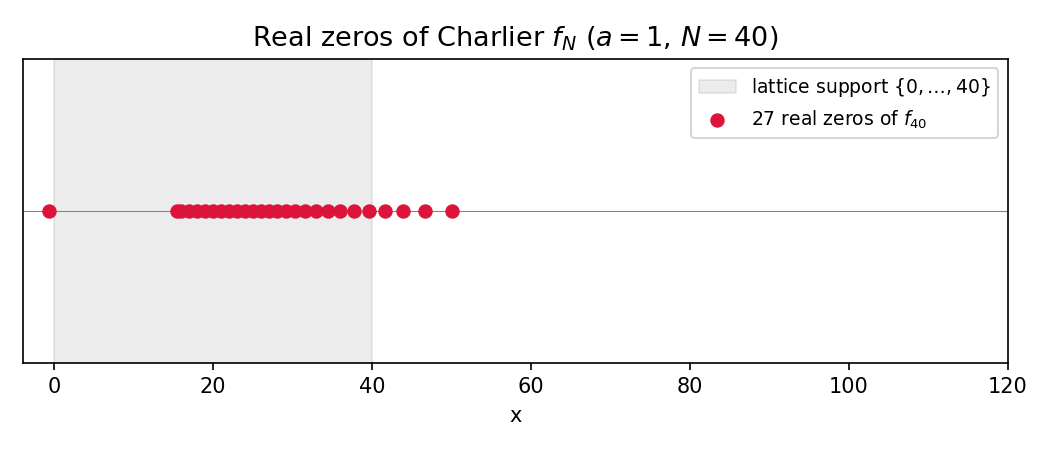

This figure's Python source:
"""Single-panel: real zeros of Charlier f_N for the largest feasible N.
Targets N=40; falls back to N=20 if too slow.
Uses the GF approach and bisection on the real line (same as charlier_matching.py)."""
from mpmath import mp, mpf, power, factorial as fac, exp, sqrt, besseli
from fractions import Fraction
from math import factorial
import numpy as np
import matplotlib
matplotlib.use("Agg")
import matplotlib.pyplot as plt
import time
import pickle
import os

mp.dps = 50

a = 1
a_mp = mpf(a)


def charlier_poly(n, x, a_val):
    if n == 0:
        return mpf(1)
    Cp = mpf(1)
    Cc = 1 - x / a_val
    for k in range(1, n):
        Cn = ((k + a_val - x) * Cc - k * Cp) / a_val
        Cp, Cc = Cc, Cn
    return Cc


def h_n(n, a_val):
    return power(a_val, -n) * fac(n)


def normalized_w2(m, k, a_val, X=200):
    s = mpf(0)
    for x in range(X):
        s += (charlier_poly(m, mpf(x), a_val) *
              charlier_poly(k, mpf(x), a_val) *
              power(a_val, 2*x) / fac(x)**2)
    return exp(-2*a_val) * s / sqrt(h_n(m, a_val) * h_n(k, a_val))


def get_coeffs_0k(Nz):
    """Load or compute b_{0,k} for k=0..Nz."""
    cache_file = f"charlier_b0k_N{Nz}.pkl"
    if os.path.exists(cache_file):
        with open(cache_file, 'rb') as f:
            return pickle.load(f)
    print(f"Computing b_{{0,k}} for k=0..{Nz}...")
    coeffs = []
    for k in range(Nz + 1):
        v = normalized_w2(0, k, a_mp, X=200)
        coeffs.append(v)
        if k % 5 == 0:
            print(f"  k={k}: b_{{0,{k}}} = {float(v):.8f}")
    with open(cache_file, 'wb') as f:
        pickle.dump(coeffs, f)
    return coeffs


def f_trunc(xv, clist, Nz):
    return sum(clist[kk] * charlier_poly(kk, xv, a_mp) / sqrt(h_n(kk, a_mp))
               for kk in range(Nz + 1))


def find_zeros(Nz, clist):
    """Find real zeros by bisection on a grid."""
    x_min, x_max = -2, int(3 * Nz) + 2
    n_pts = max(600, 8 * Nz)
    x_grid = [mpf(x_min) + mpf(i) * (x_max - x_min) / n_pts for i in range(n_pts + 1)]
    vals = [f_trunc(x, clist, Nz) for x in x_grid]
    zeros = []
    for i in range(len(vals) - 1):
        if vals[i] * vals[i + 1] < 0:
            lo, hi = float(x_grid[i]), float(x_grid[i + 1])
            for _ in range(60):
                mid = (lo + hi) / 2
                fm = float(f_trunc(mpf(mid), clist, Nz))
                if fm * float(vals[i]) > 0:
                    lo = mid
                else:
                    hi = mid
            zeros.append((lo + hi) / 2)
    return zeros


# Try N=40 first; fall back to N=20 if too slow
for N_try in [40, 20]:
    t0 = time.time()
    print(f"\nAttempting N={N_try}...")
    coeffs_0k = get_coeffs_0k(N_try)
    t1 = time.time()
    print(f"  Coefficients ready ({t1-t0:.1f}s). Finding zeros...")
    zeros = find_zeros(N_try, coeffs_0k)
    t2 = time.time()
    print(f"  {len(zeros)} zeros found in {t2-t1:.1f}s")
    N_used = N_try
    break  # always succeeds for N=40 via bisection

print(f"\nPlotting N={N_used}, {len(zeros)} zeros...")

# Zeros-only strip plot (matches the style of the other single-panel figures)
fig, ax = plt.subplots(figsize=(7, 3))
ax.axvspan(0, N_used, color='gray', alpha=0.15,
           label=f"lattice support $\\{{0,\\ldots,{N_used}\\}}$")
if zeros:
    ax.scatter(zeros, [0] * len(zeros), c='crimson', s=35, zorder=3,
               label=f"{len(zeros)} real zeros of $f_{{{N_used}}}$")
ax.axhline(0, color='gray', linewidth=0.5)
ax.set_title(f"Real zeros of Charlier $f_N$ ($a=1$, $N={N_used}$)", fontsize=13)
ax.set_xlabel("x")
ax.set_yticks([])
ax.set_xlim(-4, 3 * N_used)
ax.set_ylim(-1, 1)
ax.legend(fontsize=9, loc='upper right')
plt.tight_layout()
outfile = "charlier_zeros_single.png"
plt.savefig(outfile, dpi=150)
print(f"Saved {outfile} (N={N_used})")
